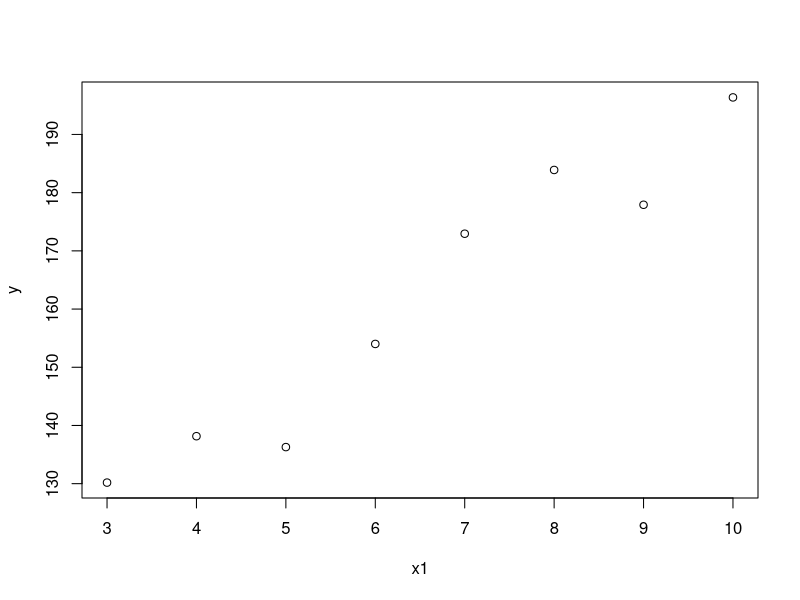

The R source for this figure:
## ---- chunk 1
x1 = 3:10
x2 = rnorm(x1, x1, 0.1)
cor(x1,x2)
## ---- chunk 2
set.seed(10)
y = 100 + rnorm(x1, 10*x1, 10)
plot(x1, y)
## ---- chunk 3
summary(lm(y~x1+x2))
## ---- chunk 4
summary(lm(y~x1))
## ---- chunk 5
summary(lm(y~x2))
